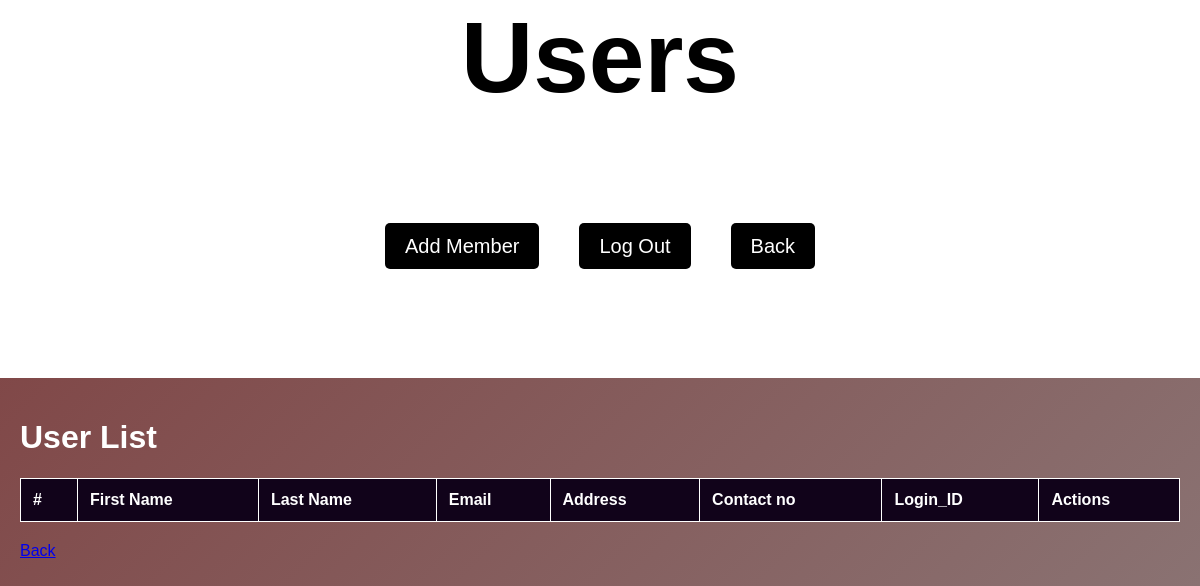
Page /user.php (signed in) on the earlier database version.
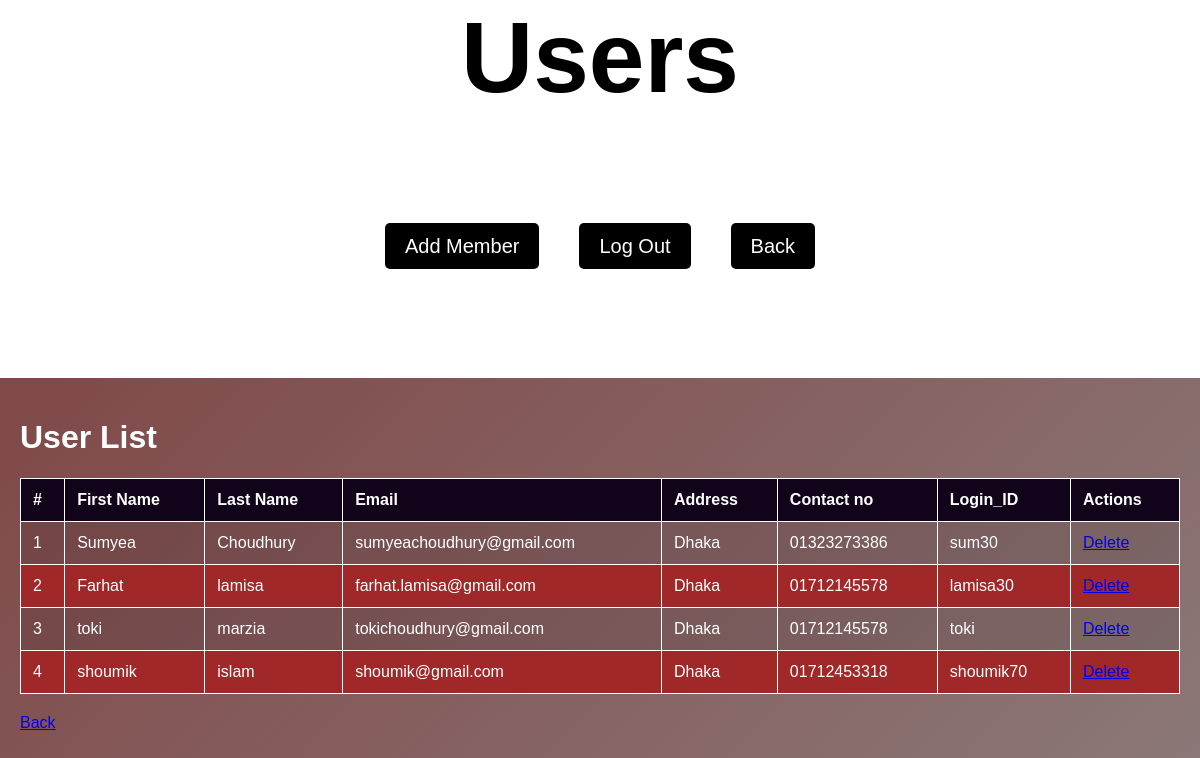
Same page on the later database version.
### tables this page shows
CREATE TABLE `readers` (
  `User_ID` int(11) NOT NULL,
  `FirstName` varchar(50) DEFAULT NULL,
  `LastName` varchar(50) DEFAULT NULL,
  `Email` varchar(100) DEFAULT NULL,
  `Address` varchar(200) DEFAULT NULL,
  `ContactNo` varchar(20) DEFAULT NULL,
  `Login_ID` varchar(20) DEFAULT NULL
);

### user.php (the view, shortened to what this page needs)
<?php
include "connect.php";
$sql = "SELECT * FROM readers";
$result = mysqli_query($conn, $sql);
?>
<!DOCTYPE html>
<html>
<head>
    <link rel="stylesheet" href="style3.css">
</head>
<body>
    <header>
        <h1>Users</h1>
        <nav>
            <ul>
                <li><a href="singup.php">Add Member</a></li>
                <li><a href="logout.php">Log Out</a></li>
                <li><a href="home.php">Back</a></li>
            </ul>
        </nav>
    </header>
    <main>
    <div class="container mt-5">
        <h1 class="text-center">User List</h1>
        <table class="table table-bordered">
            <thead>
                <tr>
                    <th>#</th>
                    <th>First Name</th>
                    <th>Last Name</th>
                    <th>Email</th>
                    <th>Address</th>
                    <th>Contact no</th>
                    <th>Login_ID</th>
                    <th>Actions</th>
                </tr>
            </thead>
            <tbody>
                <?php
                $counter = 1;
                while ($row = mysqli_fetch_assoc($result)) {
                    echo "<tr>";
                    echo "<td>" . $counter . "</td>";
                    echo "<td>" . htmlspecialchars($row['FirstName']) . "</td>";
                    echo "<td>" . htmlspecialchars($row['LastName']) . "</td>";
                    echo "<td>" . htmlspecialchars($row['Email']) . "</td>";
                    echo "<td>" . htmlspecialchars($row['Address']) . "</td>";
                    echo "<td>" . htmlspecialchars($row['ContactNo']) . "</td>";
                    echo "<td>" . htmlspecialchars($row['Login_ID']) . "</td>";
                    echo "<td><a href='delete.php?Login_ID=" . urlencode($row['Login_ID']) . "' class='btn btn-danger'>Delete</a></td>";
                    echo "</tr>";
                    $counter++;
                }
                ?>
            </tbody>
        </table>
        <a href="home.php" class="btn btn-primary w-100">Back</a>
    </div>
    </main>
</body>
</html>

Differences in the rows shown:
added readers: FirstName "Sumyea", LastName "Choudhury", Email "sumyeachoudhury@gmail.com", Address "Dhaka", ContactNo "01323273386", Login_ID "sum30"
added readers: FirstName "Farhat", LastName "lamisa", Email "farhat.lamisa@gmail.com", Address "Dhaka", ContactNo "01712145578", Login_ID "lamisa30"
added readers: FirstName "toki", LastName "marzia", Email "tokichoudhury@gmail.com", Address "Dhaka", ContactNo "01712145578", Login_ID "toki"
added readers: FirstName "shoumik", LastName "islam", Email "shoumik@gmail.com", Address "Dhaka", ContactNo "01712453318", Login_ID "shoumik70"
